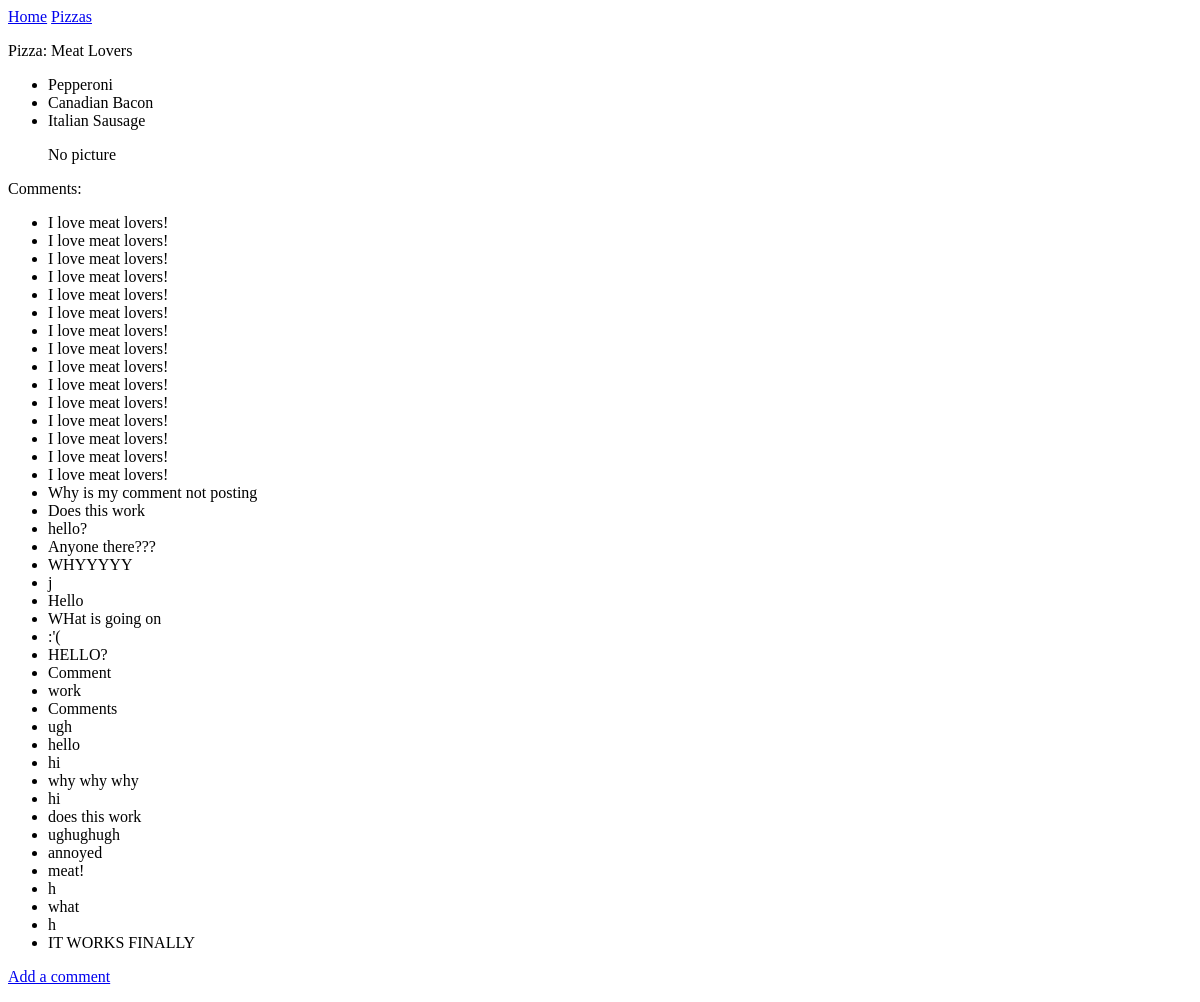
The page /pizzas/1/ on the database as committed earlier.
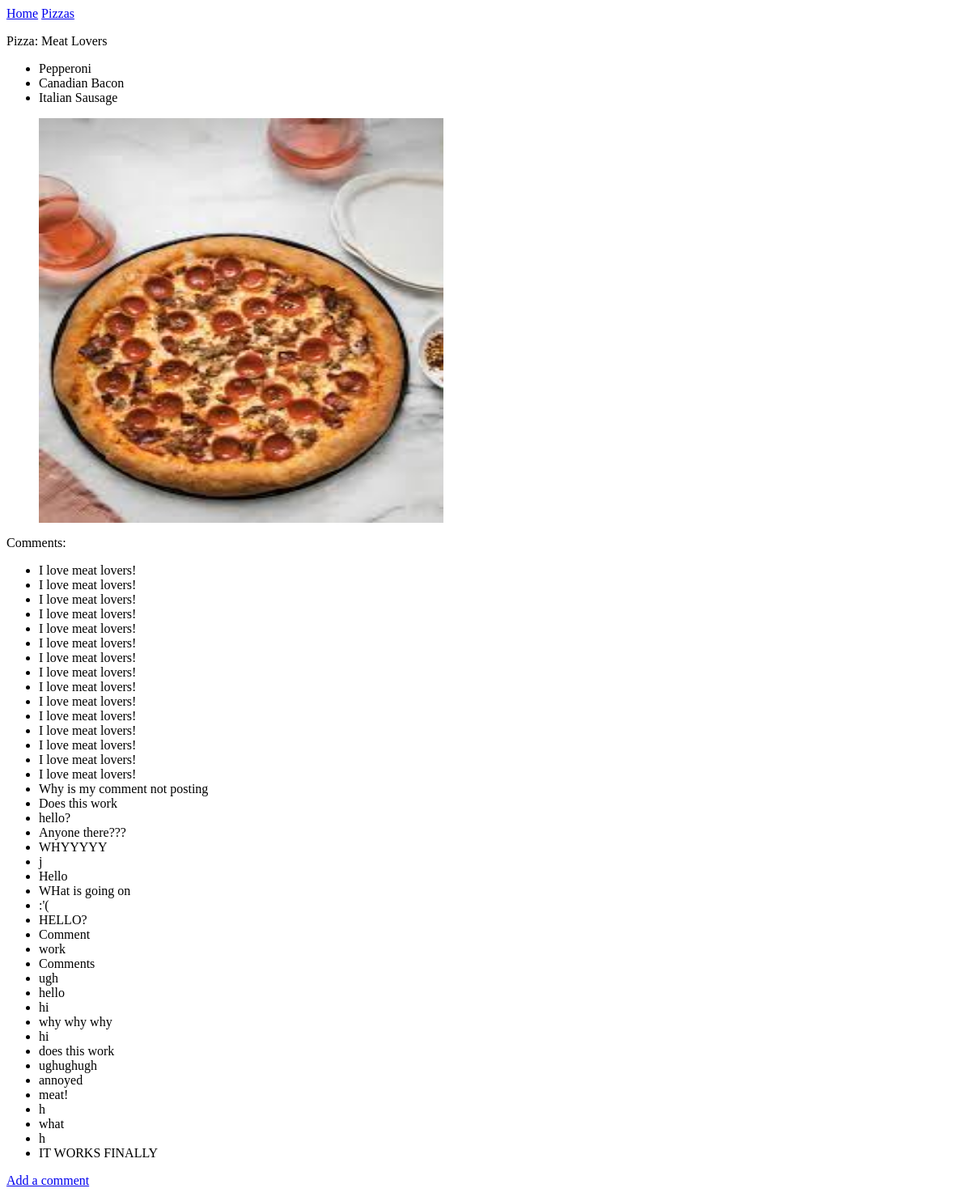
The same page on the database as committed later.
### pizzas/models.py (models this page shows, shortened)
class Pizza(models.Model):
    pizza_name = models.CharField(max_length=200)
    class Meta:
        verbose_name_plural = 'pizzas'
    def __str__(self):
        return self.pizza_name

class Topping(models.Model):
    pizza = models.ForeignKey(Pizza, on_delete=models.CASCADE)
    topping_name = models.CharField(max_length=200)
    class Meta:
        verbose_name_plural = 'toppings'
    def __str__(self):
        return self.topping_name

class Comment(models.Model):
    pizza = models.ForeignKey(Pizza, on_delete=models.CASCADE)
    comment = models.TextField()
    date_added = models.DateTimeField(auto_now_add=True)
    class Meta:
        verbose_name_plural = 'comments'

class Image(Model):
    pizza = models.ForeignKey(Pizza,on_delete=models.CASCADE)
    image = models.ImageField(upload_to='upload/')
    date_added = models.DateTimeField(auto_now_add=True)

### pizzas/views.py (the view)
# urls.py: path('pizzas/<int:pizza_id>/',views.pizza,name='pizza'),
def pizza(request, pizza_id):
    p = Pizza.objects.get(id=pizza_id)
    toppings = Topping.objects.filter(pizza=p)
    comment = Comment.objects.filter(pizza=p)
    image = Image.objects.filter(pizza=p)
    context = {'pizza':p, 'toppings':toppings, 'comment':comment, 'image':image}
    return render(request, 'pizzas/pizza.html', context)

### pizzas/templates/pizzas/pizza.html
{% extends "pizzas/base.html" %}
{% block content %}
<p> Pizza: {{ pizza }} </p>
<ul>
    {% for t in toppings %}
    <li> {{ t }} </li>
    {% empty %}
    <li> No toppings for this pizza have been added yet.</li>
    {% endfor %}
</ul>
<ul>
    {% for p in image %}
    <img src="{{ p.image.url }}" style='width:500px;height:500px'>
    {% empty %}
    <p>No picture</p>
    {% endfor %}
</ul>
<p>Comments:</p>
<ul>
    {% for c in comment %}
        <li>{{ c.comment }}</li>
    {% empty %}
    <p> No comments have been made yet.</p>
    {% endfor %}
</ul>
<p>
    <a href="{% url 'pizzas:new_comment' pizza.id %}"> Add a comment </a>
</p>
{% endblock content %}

### pizzas/templates/pizzas/base.html
<p>
    <a href="{% url 'pizzas:index' %}">Home</a>
    <a href="{% url 'pizzas:pizzas' %}">Pizzas</a>
</p>
{% block content %}
{% endblock content %}

Rows that differ between the two databases and show on the page:
added Image: image (picture)
Other text that changed with them:
text no longer shown: "No picture"
